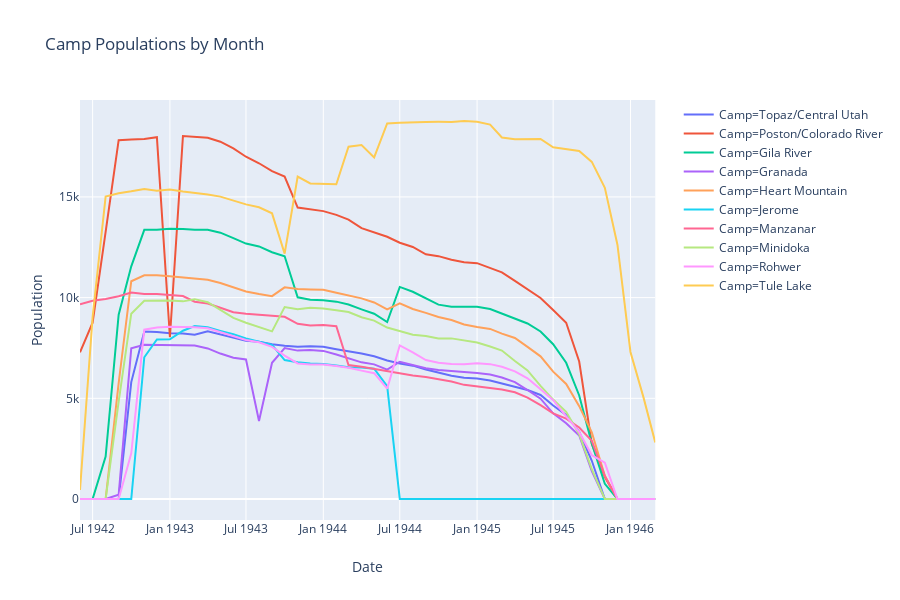

The notebook cell saved with this chart:
### Markdown cell above
<font color='red'>These visualizations don't seem to belong to this section based on the title. Maybe call this section something like "data exploration and visualization" instead of having cleaning steps.</font> -

Now we can look at the data and start to see beyond the numbers. **This over-laid line plot compares the change in populations of the camps by month.** 

<font color='red'>Make sure to use descriptive object names.</font> -

### Code cell
melted = pd.melt(pop_by_month, id_vars = ["Date"], value_vars = pop_by_month.columns[1:], var_name = 'Camp', value_name = "Population")
fig = px.line(melted, x = 'Date', y = 'Population', color = 'Camp', title = 'Camp Populations by Month')
fig.show();
